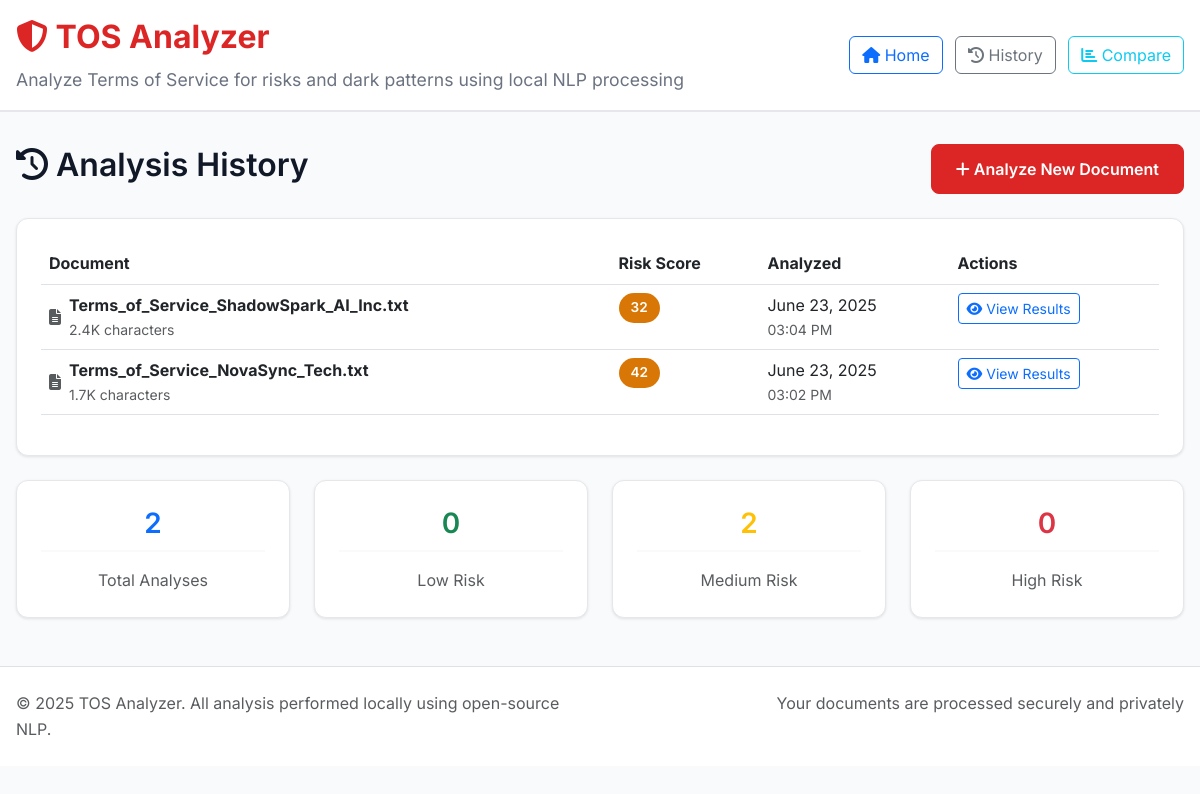
Before: /history with the older database file.
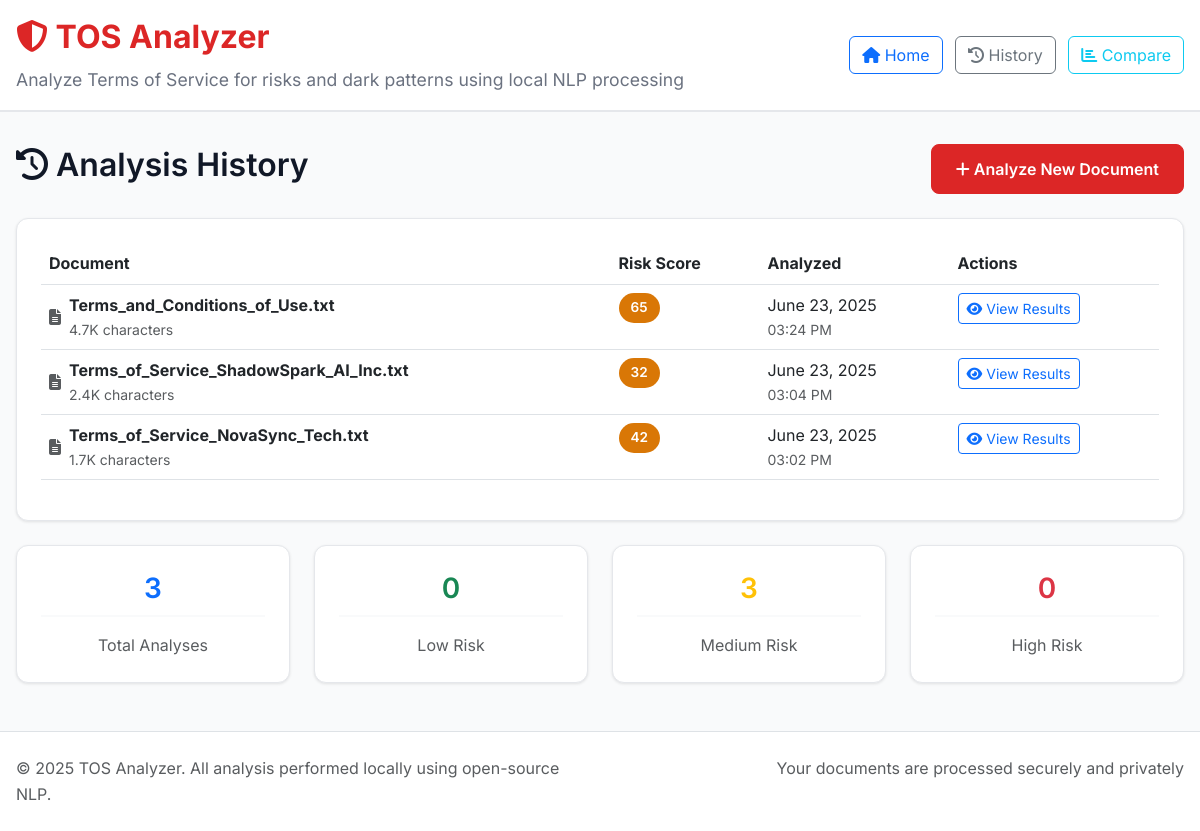
After: the same page with the newer database file.
### models.py (models this page shows, shortened)
class AnalysisResult(db.Model):
    id = db.Column(db.Integer, primary_key=True)
    filename = db.Column(db.String(255), nullable=False)
    file_hash = db.Column(db.String(64), nullable=False)
    risk_score = db.Column(db.Integer, nullable=False)
    analysis_data = db.Column(db.Text, nullable=False)  # JSON string
    created_at = db.Column(db.DateTime, default=datetime.utcnow)
    def get_analysis_data(self):
        return json.loads(self.analysis_data)

### routes.py (the view)
@app.route('/history')
def history():
    analyses = AnalysisResult.query.order_by(AnalysisResult.created_at.desc()).all()
    return render_template('history.html', analyses=analyses)

### templates/history.html (shortened to what this page needs)
{% extends "base.html" %}
{% block content %}
<div class="row">
    <div class="col-12">
        <div class="d-flex justify-content-between align-items-center mb-4">
            <h2>
                <i class="fas fa-history"></i>
                Analysis History
            </h2>
            <a href="{{ url_for('index') }}" class="btn btn-primary">
                <i class="fas fa-plus"></i> Analyze New Document
            </a>
        </div>
        {% if analyses %}
            <div class="analysis-card">
                <div class="table-responsive">
                    <table class="table table-hover">
                        <thead>
                            <tr>
                                <th>Document</th>
                                <th>Risk Score</th>
                                <th>Analyzed</th>
                                <th>Actions</th>
                            </tr>
                        </thead>
                        <tbody>
                            {% for analysis in analyses %}
                            <tr>
                                <td>
                                    <div class="d-flex align-items-center">
                                        <i class="fas fa-file-alt text-muted me-2"></i>
                                        <div>
                                            <strong>{{ analysis.filename }}</strong>
                                            <div class="small text-muted">
                                                {{ "%.1f"|format(analysis.get_analysis_data().text_length / 1000) }}K characters
                                            </div>
                                        </div>
                                    </div>
                                </td>
                                <td>
                                    <span class="score-badge {{ 'low' if analysis.risk_score < 30 else 'medium' if analysis.risk_score < 70 else 'high' }}">
                                        {{ analysis.risk_score }}
                                    </span>
                                </td>
                                <td>
                                    <div>{{ analysis.created_at.strftime('%B %d, %Y') }}</div>
                                    <div class="small text-muted">{{ analysis.created_at.strftime('%I:%M %p') }}</div>
                                </td>
                                <td>
                                    <a href="{{ url_for('results', analysis_id=analysis.id) }}"
                                       class="btn btn-sm btn-outline-primary">
                                        <i class="fas fa-eye"></i> View Results
                                    </a>
                                </td>
                            </tr>
                            {% endfor %}
                        </tbody>
                    </table>
                </div>
            </div>
            <div class="row mt-4">
                <div class="col-md-3">
                    <div class="analysis-card text-center">
                        <h3 class="text-primary">{{ analyses|length }}</h3>
                        <p class="text-muted mb-0">Total Analyses</p>
                    </div>
                </div>
                <div class="col-md-3">
                    <div class="analysis-card text-center">
                        <h3 class="text-success">{{ analyses|selectattr('risk_score', 'lt', 30)|list|length }}</h3>
                        <p class="text-muted mb-0">Low Risk</p>
                    </div>
                </div>
                <div class="col-md-3">
                    <div class="analysis-card text-center">
                        <h3 class="text-warning">{{ analyses|selectattr('risk_score', 'ge', 30)|selectattr('risk_score', 'lt', 70)|list|length }}</h3>
                        <p class="text-muted mb-0">Medium Risk</p>
                    </div>
                </div>
                <div class="col-md-3">
                    <div class="analysis-card text-center">
                        <h3 class="text-danger">{{ analyses|selectattr('risk_score', 'ge', 70)|list|length }}</h3>
                        <p class="text-muted mb-0">High Risk</p>
                    </div>
                </div>
            </div>
        {% endif %}
    </div>
</div>
{% endblock %}

### templates/base.html (shortened to what this page needs)
<!DOCTYPE html>
<html lang="en">
<head>
    <link href="https://cdn.jsdelivr.net/npm/bootstrap@5.3.0/dist/css/bootstrap.min.css" rel="stylesheet">
    <link href="https://cdnjs.cloudflare.com/ajax/libs/font-awesome/6.4.0/css/all.min.css" rel="stylesheet">
    <link href="{{ url_for('static', filename='css/style.css') }}" rel="stylesheet">
</head>
<body>
    <header class="main-header">
        <div class="container-fluid">
            <div class="row align-items-center">
                <div class="col-md-8">
                    <h1>
                        <i class="fas fa-shield-alt"></i>
                        TOS Analyzer
                    </h1>
                    <p class="mb-0">
                        Analyze Terms of Service for risks and dark patterns using local NLP processing
                    </p>
                </div>
                <div class="col-md-4 text-end">
                    <nav>
                        <a href="{{ url_for('index') }}" class="btn btn-outline-primary me-2">
                            <i class="fas fa-home"></i> Home
                        </a>
                        <a href="{{ url_for('history') }}" class="btn btn-outline-secondary me-2">
                            <i class="fas fa-history"></i> History
                        </a>
                        <a href="{{ url_for('compare_analyses') }}" class="btn btn-outline-info">
                            <i class="fas fa-chart-bar"></i> Compare
                        </a>
                    </nav>
                </div>
            </div>
        </div>
    </header>
    <main class="container-fluid">
        {% block content %}{% endblock %}
    </main>
    <footer class="mt-5 py-4 bg-white border-top">
        <div class="container-fluid">
            <div class="row">
                <div class="col-md-6">
                    <p class="text-muted mb-0">
                        © 2025 TOS Analyzer. All analysis performed locally using open-source NLP.
                    </p>
                </div>
                <div class="col-md-6 text-end">
                    <p class="text-muted mb-0">
                        Your documents are processed securely and privately
                    </p>
                </div>
            </div>
        </div>
    </footer>
</body>
</html>

### static/css/style.css (style rules this page uses)
:root { --color-primary: #DC2626; --color-secondary: #059669; --color-accent: #D97706; --color-background: #F9FAFB; --color-text: #111827; --color-neutral: #6B7280; --font-primary: 'Inter', -apple-system, BlinkMacSystemFont, 'Segoe UI', sans-serif; --font-mono: 'JetBrains Mono', 'Monaco', 'Menlo', monospace; }
* { margin: 0; padding: 0; box-sizing: border-box; }
body { font-family: var(--font-primary); background-color: var(--color-background); color: var(--color-text); line-height: 1.6; }
h1, h2, h3, h4, h5, h6 { font-weight: 600; line-height: 1.3; margin-bottom: 0.5rem; }
.container-fluid { max-width: 1400px; margin: 0 auto; padding: 0 1rem; }
.main-header { background: white; border-bottom: 2px solid #E5E7EB; padding: 1rem 0; margin-bottom: 2rem; }
.main-header h1 { color: var(--color-primary); font-size: 2rem; font-weight: 700; }
.main-header p { color: var(--color-neutral); font-size: 1.1rem; margin-top: 0.5rem; }
.analysis-card { background: white; border-radius: 12px; padding: 1.5rem; box-shadow: 0 1px 3px rgba(0, 0, 0, 0.1); border: 1px solid #E5E7EB; }
.analysis-card h3 { color: var(--color-text); margin-bottom: 1rem; padding-bottom: 0.5rem; border-bottom: 2px solid var(--color-background); }
.btn-primary { background-color: var(--color-primary); border-color: var(--color-primary); font-weight: 600; padding: 0.75rem 1.5rem; border-radius: 8px; transition: all 0.3s ease; }
.score-badge { display: inline-block; padding: 0.25rem 0.75rem; border-radius: 20px; font-weight: 600; font-size: 0.85rem; color: white; }
.score-badge.medium { background-color: var(--color-accent); }
.text-center { text-align: center; }
.mb-0 { margin-bottom: 0; }
.d-flex { display: flex; }
.justify-content-between { justify-content: space-between; }
.align-items-center { align-items: center; }

Changed rows visible on the page:
added AnalysisResult: filename "Terms_and_Conditions_of_Use.txt", analysis.get_analysis_data().text_length/1000 "4.7", risk_score "65", created_at "June 23, 2025", created_at "03:24 PM"
Other visible differences:
{{ analyses|length }}: "2" → "3"
text no longer shown: "2"
text now shown: "3"
